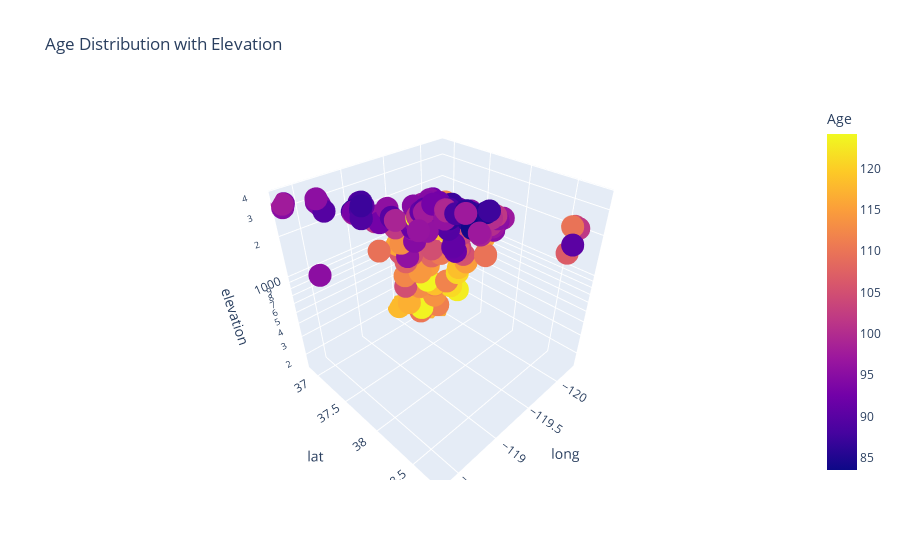

Notebook source saved alongside this figure:
### Code cell
fig = px.scatter_3d(df_ages, x='long', y='lat', z='elevation', color='Age',
                    title = "Age Distribution with Elevation")
fig.update_layout(scene_zaxis_type="log")
fig.show()

### Figure 1 — Plotly figure (JSON) as saved in the notebook; plotly's stock layout.template omitted (floating-point values rounded to 4 significant figures; data arrays with more than 128 entries replaced by an {"elided": "..."} marker saying what was removed)
{"data": [{"hovertemplate": "long=%{x}<br>lat=%{y}<br>elevation=%{z}<br>Age=%{marker.color}<extra></extra>", "legendgroup": "", "marker": {"color": {"elided": "213 float values"}, "coloraxis": "coloraxis", "symbol": "circle"}, "mode": "markers", "name": "", "scene": "scene", "showlegend": false, "x": {"elided": "213 float values"}, "y": {"elided": "213 float values"}, "z": {"elided": "213 float values"}, "type": "scatter3d"}], "layout": {"scene": {"domain": {"x": [0.0, 1.0], "y": [0.0, 1.0]}, "xaxis": {"title": {"text": "long"}}, "yaxis": {"title": {"text": "lat"}}, "zaxis": {"title": {"text": "elevation"}, "type": "log"}}, "coloraxis": {"colorbar": {"title": {"text": "Age"}}, "colorscale": [[0.0, "#0d0887"], [0.1111, "#46039f"], [0.2222, "#7201a8"], [0.3333, "#9c179e"], [0.4444, "#bd3786"], [0.5556, "#d8576b"], [0.6667, "#ed7953"], [0.7778, "#fb9f3a"], [0.8889, "#fdca26"], [1.0, "#f0f921"]]}, "legend": {"tracegroupgap": 0}, "title": {"text": "Age Distribution with Elevation"}}}
